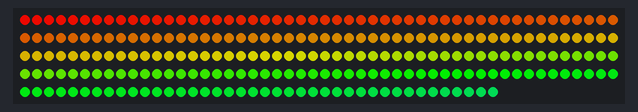
Bench run of a sketch on a simulated Arduino Uno, built with avr-gcc and run on an emulated ATmega328P. On the bench: 240 RGB LEDs in strip order, left to right, continuing on the next row.

Above: at 3.1 s.
At 4.62 s:
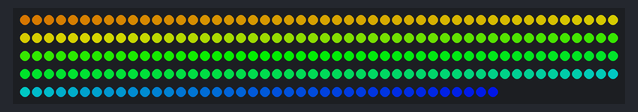
At 6.15 s:
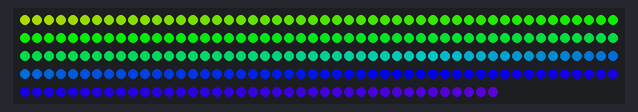
At 9.33 s:
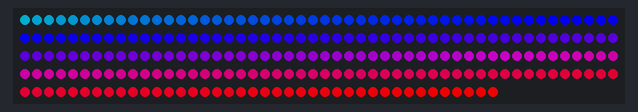
At 12.51 s:
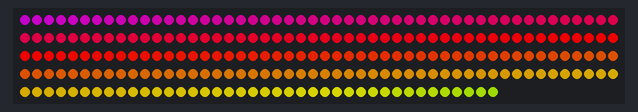
At 15.69 s:
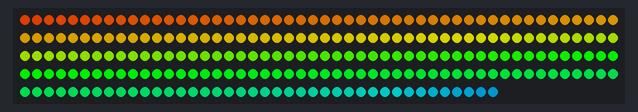

The sketch:

subtle-fade.ino
```cpp
/**
 * Adapted from the FastLED examples. Thank you so much to that team for the
 * excellent example files.
 *
 * @author Jacob Fischer <jacob.t.fischer@gmail.com>
 *
 * This is a small script that given some configuration about your LEDs uses
 * the FastLED library to slowly scroll through RGB colors of all hues. Unlike
 * most similar code that does this online, this script has configurable
 * segments so the color doesn't drastically change. Instead you get slow
 * colors fading through the strip, but never the same color across the entire
 * strip.
 */

#include <FastLED.h>

#define LED_PIN         5
#define COLOR_ORDER     GRB
#define CHIPSET         WS2812B
#define NUM_LEDS        240

#define BRIGHTNESS      200 // All LED's brightness
#define LOOP_DELAY      35  // loop delay, longer means slower animations
#define SEGMENT_LENGTH  3   // How many LEDs long each segment should be

CRGB leds[NUM_LEDS];

void setup() {
  delay(3000); // sanity delay
  FastLED.addLeds<CHIPSET, LED_PIN, COLOR_ORDER>(leds, NUM_LEDS).setCorrection( TypicalLEDStrip );
  FastLED.setBrightness( BRIGHTNESS );
}

void fadeall() { for(int i = 0; i < NUM_LEDS; i++) { leds[i].nscale8(250); } } // not used

static byte hue = 0;

void loop() {
  hue += 1; // static instance for future loops
  byte currentHue = hue; // copy to manipulate without affecting static instance
  byte currentSegment = hue % SEGMENT_LENGTH;

  // iterate through all LEDS in strip by index and set colors
  for(int i = 0; i < NUM_LEDS; i++) {
    if (++currentSegment >= SEGMENT_LENGTH - 1) { // new hue segment, next hue for it
      currentSegment = 0;
      currentHue++;
    }

    leds[i] = CHSV(currentHue, 255, 255);
  }

  FastLED.show();
  delay(LOOP_DELAY);
}
```

Measured:
- by itself, everything shown: repeats every 11.8 s, in 256 steps
